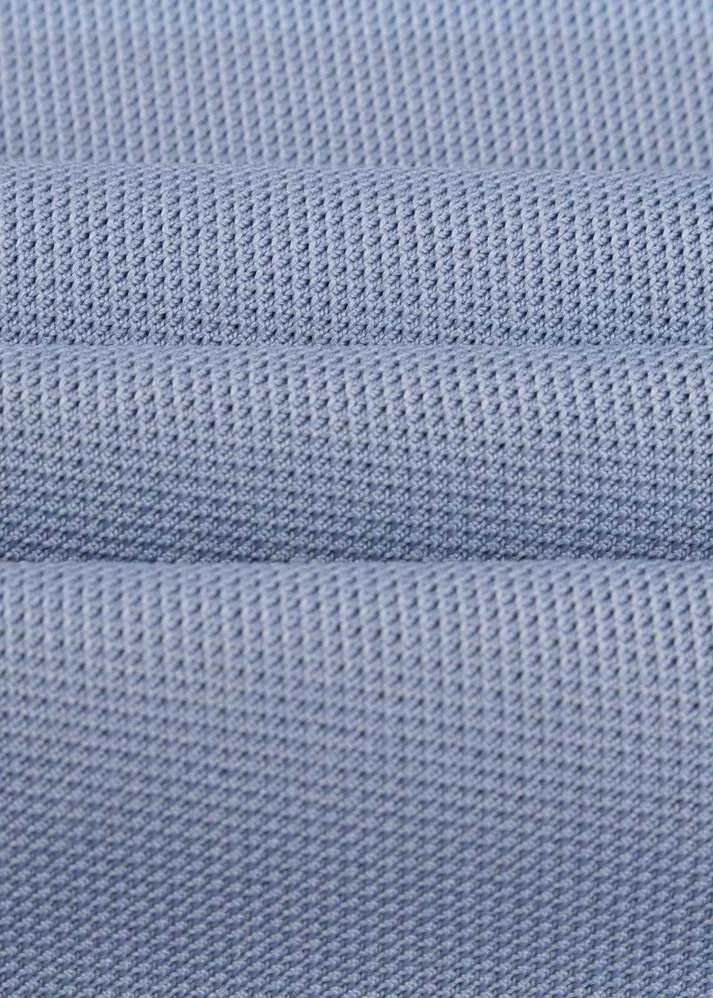
#> input picture backend/uploads/products/upload_20251126_185219_75840a81.webp, 713 x 998 px
$ python -i image_manager.py   (imports and definitions only)
#> lines starting #> are read from the running program, lines starting #| are printed output that depends on the picture
### backend/app/logger_config.py
"""
Centralized logging configuration
"""

import logging
import sys
from pathlib import Path

# Create logs directory
LOGS_DIR = Path("logs")
LOGS_DIR.mkdir(exist_ok=True)

def setup_logging(name: str = "vyron_fashion", level: str = "INFO"):
    """
    Setup logging configuration

    Args:
        name: Logger name
        level: Logging level (DEBUG, INFO, WARNING, ERROR, CRITICAL)
    """
    logger = logging.getLogger(name)
    logger.setLevel(getattr(logging, level.upper()))

    # Remove existing handlers
    logger.handlers.clear()

    # Format
    formatter = logging.Formatter(
        '%(asctime)s - %(name)s - %(levelname)s - %(message)s',
        datefmt='%Y-%m-%d %H:%M:%S'
    )

    # Console handler (only WARNING and above to reduce spam)
    console_handler = logging.StreamHandler(sys.stdout)
    console_handler.setLevel(logging.WARNING)
    console_handler.setFormatter(formatter)
    logger.addHandler(console_handler)

    # File handler (all levels)
    file_handler = logging.FileHandler(LOGS_DIR / f"{name}.log", encoding='utf-8')
    file_handler.setLevel(logging.DEBUG)
    file_handler.setFormatter(formatter)
    logger.addHandler(file_handler)

    return logger

# Default logger
logger = setup_logging()

### backend/app/image_manager.py
"""
Image Manager - Quản lý ảnh sản phẩm
Xử lý upload, delete, resize ảnh sản phẩm
"""

import os
import shutil
from pathlib import Path
from typing import List, Optional, Tuple
from datetime import datetime
import hashlib
import re
from PIL import Image
import io
from .logger_config import setup_logging

# Setup logger
logger = setup_logging("image_manager")

class ImageManager:
    """Class quản lý ảnh sản phẩm"""

    def __init__(self, base_dir: str = "uploads/products"):
        """
        Khởi tạo ImageManager

        Args:
            base_dir: Thư mục gốc lưu ảnh (mặc định: uploads/products)
        """
        self.base_dir = Path(base_dir)
        self.base_dir.mkdir(parents=True, exist_ok=True)

        # Các format ảnh được chấp nhận
        self.allowed_extensions = {'.jpg', '.jpeg', '.png', '.webp', '.gif'}

        # Kích thước ảnh tối đa (pixels)
        self.max_dimensions = {
            'large': (1200, 1200),
            'medium': (600, 600),
            'thumbnail': (200, 200)
        }

    def extract_filename_from_url(self, url: str) -> Optional[str]:
        """
        Lấy tên file từ URL

        Args:
            url: URL ảnh (vd: /uploads/products/abc.jpg hoặc https://domain.com/uploads/products/abc.jpg)

        Returns:
            Tên file (vd: abc.jpg) hoặc None nếu không tìm thấy
        """
        if not url:
            return None

        # Xử lý URL có dạng /uploads/products/abc.jpg
        if '/uploads/products/' in url:
            filename = url.split('/uploads/products/')[-1]
            # Loại bỏ query params nếu có (vd: abc.jpg?v=123)
            filename = filename.split('?')[0]
            return filename if filename else None

        # Xử lý URL có dạng domain.com/abc.jpg
        if '/' in url:
            filename = url.split('/')[-1]
            filename = filename.split('?')[0]
            return filename if filename else None

        # URL chỉ là tên file
        return url.split('?')[0] if url else None

    # [23 lines left out: functions get_file_path, file_exists, not called in this run]

    def delete_image(self, image_url: str) -> bool:
        """
        Xóa 1 ảnh

        Args:
            image_url: URL hoặc path của ảnh

        Returns:
            True nếu xóa thành công, False nếu không tìm thấy file
        """
        filename = self.extract_filename_from_url(image_url)
        if not filename:
            return False

        file_path = self.get_file_path(filename)

        if file_path.exists():
            try:
                file_path.unlink()
                logger.info(f"Deleted image: {filename}")
                return True
            except Exception as e:
                logger.error(f"Error deleting image {filename}: {str(e)}")
                return False
        else:
            logger.warning(f"Image not found: {filename}")
            return False

    # [235 lines left out: functions delete_product_images, save_uploaded_file, cleanup_unused_images, get_storage_stats, not called in this run]


# Singleton instance
image_manager = ImageManager()


# Helper functions để sử dụng trực tiếp
def delete_product_images(product: dict) -> dict:
    """Xóa tất cả ảnh của 1 sản phẩm"""
    return image_manager.delete_product_images(product)


def delete_image(image_url: str) -> bool:
    """Xóa 1 ảnh"""
    return image_manager.delete_image(image_url)


def save_uploaded_file(file_content: bytes, original_filename: str, product_id: str = None, optimize: bool = True) -> Tuple[str, dict]:
    """Lưu file upload"""
    return image_manager.save_uploaded_file(file_content, original_filename, product_id, optimize)


def cleanup_unused_images(products: list) -> dict:
    """Xóa ảnh không sử dụng"""
    return image_manager.cleanup_unused_images(products)


def get_storage_stats() -> dict:
    """Lấy thống kê storage"""
    return image_manager.get_storage_stats()

>>> import cv2
>>> picture = cv2.imread('../uploads/products/upload_20251126_185219_75840a81.webp', cv2.IMREAD_GRAYSCALE)
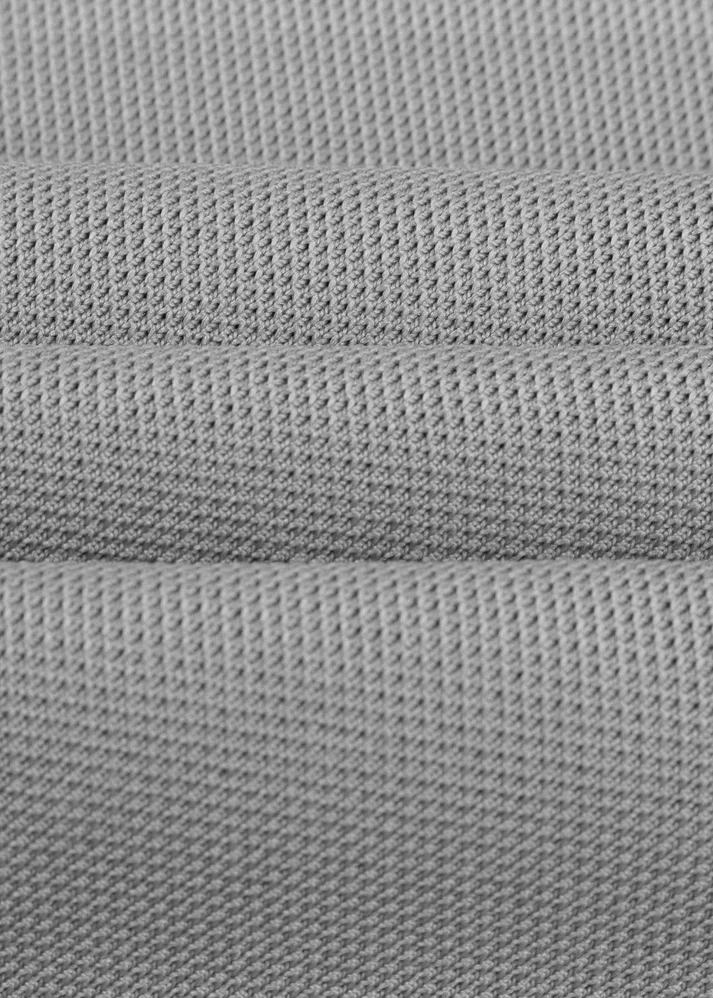
#> picture: shape (998, 713); min 7, max 230, mean 142.3
>>> result = ImageManager().delete_image(picture)
#> (the run stopped early here; a loop or call above may not have finished)
